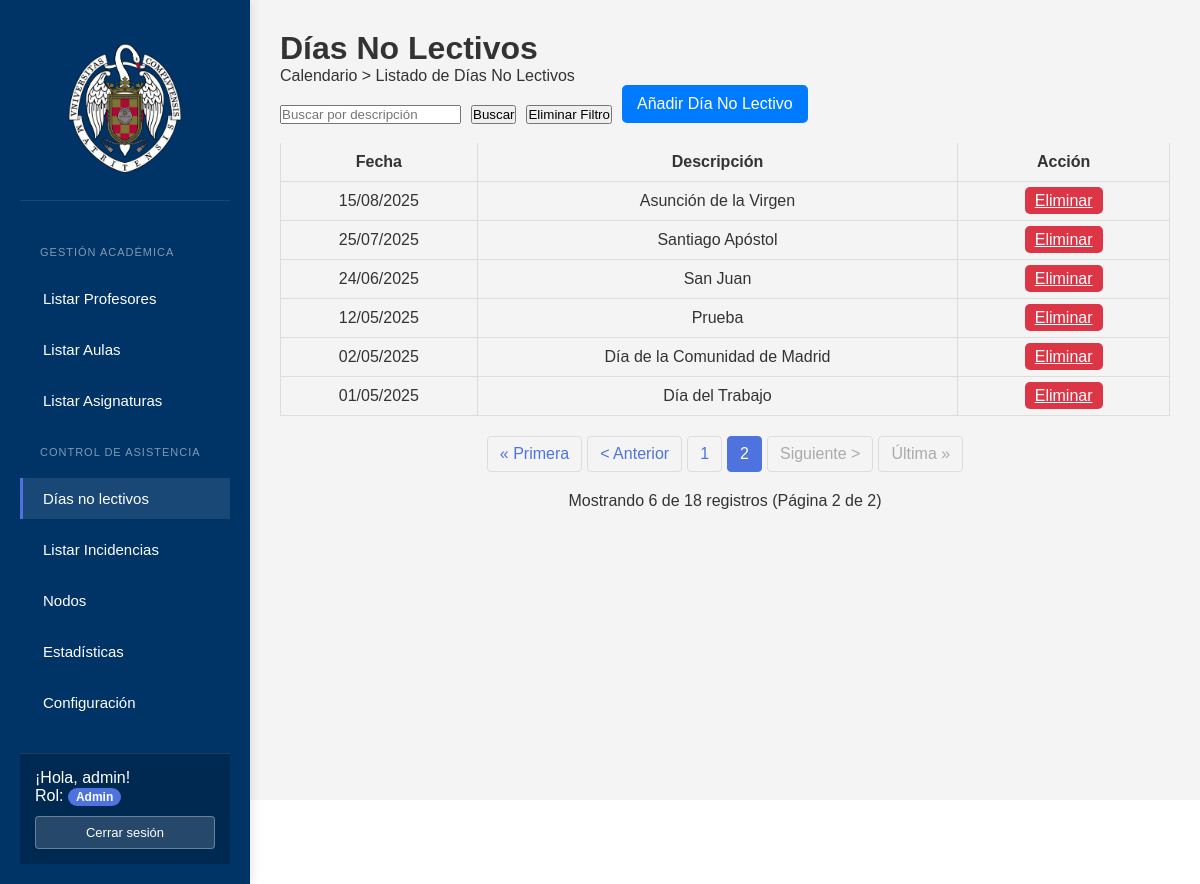
Page /ListadoNoLectivo.php?pagina=2 (signed in) on the committed database.
### tables this page shows
CREATE TABLE `nolectivo` (
  `id` int(11) NOT NULL,
  `fecha` date NOT NULL,
  `descripcion` varchar(255) DEFAULT 'Día restringido'
);

### www/ListadoNoLectivo.php (the view, shortened to what this page needs)
<!DOCTYPE html>
<html lang="es">
<head>
    <link rel="stylesheet" href="styles.css">
</head>
<body>
    <?php include("php/sidebar.php"); ?>
    <div class="main-content">
        <h1>Días No Lectivos</h1>
        <p>Calendario > Listado de Días No Lectivos</p>
        <form method="GET" action="" style="display: flex; gap: 10px; align-items: center;">
            <input type="text" name="search" placeholder="Buscar por descripción"
                   value="<?php echo isset($_GET['search']) ? htmlspecialchars($_GET['search']) : ''; ?>">
            <button type="submit">Buscar</button>
            <button type="button" onclick="window.location.href='ListadoNoLectivo.php'">Eliminar Filtro</button>
            <?php if (in_array($_SESSION['rol'], ['admin', 'editor'])): ?>
            <a href="AgregarDiaNoLectivo.php" class="add-btn">Añadir Día No Lectivo</a>
            <?php endif; ?>
        </form>
        <table>
            <thead>
                <tr>
                    <th>Fecha</th>
                    <th>Descripción</th>
                    <th>Acción</th>
                </tr>
            </thead>
            <tbody>
                <?php
                include("php/conexion.php");
                $registros_por_pagina = 12;
                $pagina_actual = isset($_GET['pagina']) ? intval($_GET['pagina']) : 1;
                $offset = ($pagina_actual - 1) * $registros_por_pagina;
                $query = "SELECT * FROM nolectivo";
                $params = [];
                $types = "";
                $query_count = str_replace("SELECT *", "SELECT COUNT(*) as total", $query);
                $stmt_count = $conn->prepare($query_count);
                $stmt_count->execute();
                $row_count = $stmt_count->get_result()->fetch_assoc();
                $total_registros = $row_count['total'];
                $total_paginas = ceil($total_registros / $registros_por_pagina);
                $query .= " ORDER BY fecha DESC LIMIT ? OFFSET ?";
                $params[] = $registros_por_pagina;
                $params[] = $offset;
                $types .= "ii";
                $stmt = $conn->prepare($query);
                $stmt->bind_param($types, ...$params);
                $stmt->execute();
                $result = $stmt->get_result();
                if ($result && $result->num_rows > 0) {
                    while ($row = $result->fetch_assoc()) {
                        $fecha_formateada = date('d/m/Y', strtotime($row['fecha']));
                        echo "<tr>";
                        echo "<td data-label='Fecha'>" . htmlspecialchars($fecha_formateada) . "</td>";
                        echo "<td data-label='Descripción'>" . htmlspecialchars($row['descripcion']) . "</td>";
                        echo "<td data-label='Acción'>";
                        if (in_array($_SESSION['rol'], ['admin', 'editor'])) {
                            echo "<a href='php/EliminarDiaNoLectivo.php?id=" . htmlspecialchars($row['id']) . "' ";
                            echo "class='delete-btn' ";
                            echo "onclick='return confirm(\"¿Estás seguro de que deseas eliminar este día no lectivo?\")'>Eliminar</a>";
                        } else {
                            echo "<span class='action-disabled'>Sin permisos</span>";
                        }
                        echo "</td>";
                        echo "</tr>";
                    }
                } else {
                    echo "<tr><td colspan='3'>No se encontraron resultados.</td></tr>";
                }
                ?>
            </tbody>
        </table>
        <?php if ($total_registros > 0): ?>
        <div class="pagination">
            <?php
            $url_params = [];
            $url_base = "ListadoNoLectivo.php?" . implode("&", $url_params);
            $url_base .= !empty($url_params) ? "&" : "";
            if ($pagina_actual > 1) {
                echo "<a href='{$url_base}pagina=1'>&laquo; Primera</a>";
                echo "<a href='{$url_base}pagina=" . ($pagina_actual - 1) . "'>&lt; Anterior</a>";
            } else {
                echo "<span class='disabled'>&laquo; Primera</span>";
                echo "<span class='disabled'>&lt; Anterior</span>";
            }
            $rango = 2;
            for ($i = max(1, $pagina_actual - $rango); $i <= min($total_paginas, $pagina_actual + $rango); $i++) {
                echo ($i == $pagina_actual)
                    ? "<span class='active'>{$i}</span>"
                    : "<a href='{$url_base}pagina={$i}'>{$i}</a>";
            }
            if ($pagina_actual < $total_paginas) {
                echo "<a href='{$url_base}pagina=" . ($pagina_actual + 1) . "'>Siguiente &gt;</a>";
                echo "<a href='{$url_base}pagina={$total_paginas}'>Última &raquo;</a>";
            } else {
                echo "<span class='disabled'>Siguiente &gt;</span>";
                echo "<span class='disabled'>Última &raquo;</span>";
            }
            ?>
        </div>
        <p style="text-align: center;">
            Mostrando <?php echo min($registros_por_pagina, $result->num_rows); ?> de <?php echo $total_registros; ?> registros
            (Página <?php echo $pagina_actual; ?> de <?php echo $total_paginas; ?>)
        </p>
        <?php endif; ?>
    </div>
</body>
</html>

### www/styles.css (style rules this page uses)
* { margin: 0; padding: 0; box-sizing: border-box; }
body { font-family: Arial, sans-serif; color: #333; height: 100vh; display: flex; }
.main-content { flex-grow: 1; background-color: #f4f4f4; padding: 30px; }
table { width: 100%; border-collapse: collapse; }
table th, table td { text-align: center; padding: 10px; border-bottom: 1px solid #ddd; border-left: 1px solid #ddd; border-right: 1px solid #ddd; }
table th { background-color: #f4f4f4; }
.view-btn, .edit-btn, .delete-btn { background-color: #007bff; color: white; border: none; padding: 5px 10px; margin: 0 5px; border-radius: 5px; cursor: pointer; }
.delete-btn { background-color: #dc3545; }
.add-btn { display: inline-block; margin-bottom: 20px; padding: 10px 15px; background-color: #007bff; color: white; text-decoration: none; border-radius: 5px; }

### www/ListadoNoLectivo.php (style rules this page uses)
.pagination { display: flex; justify-content: center; margin: 20px 0; gap: 5px; }
.pagination a, .pagination span { display: inline-block; padding: 8px 12px; text-decoration: none; border: 1px solid #ddd; color: #4e73df; border-radius: 4px; }
.pagination .active { background-color: #4e73df; color: white; border-color: #4e73df; }
.pagination .disabled { color: #aaa; cursor: not-allowed; }

### www/php/sidebar.php (style rules this page uses)
.main-content { flex: 1; }

### rows in the picture
nolectivo: fecha "15/08/2025", descripcion "Asunción de la Virgen"
nolectivo: fecha "25/07/2025", descripcion "Santiago Apóstol"
nolectivo: fecha "24/06/2025", descripcion "San Juan"
nolectivo: fecha "12/05/2025", descripcion "Prueba"
nolectivo: fecha "02/05/2025", descripcion "Día de la Comunidad de Madrid"
nolectivo: fecha "01/05/2025", descripcion "Día del Trabajo"

### other values in the picture
$label "Listar Profesores Listar Aulas Listar Asignaturas Días no lectivos Listar Incidencias Nodos Estadísticas Configuración"
$_SESSION['username'] "admin"
$_SESSION['rol'] "Admin"
min($registros_por_pagina, $result->num_rows) "6"
$total_registros "18"
$pagina_actual "2"
$total_paginas "2"
